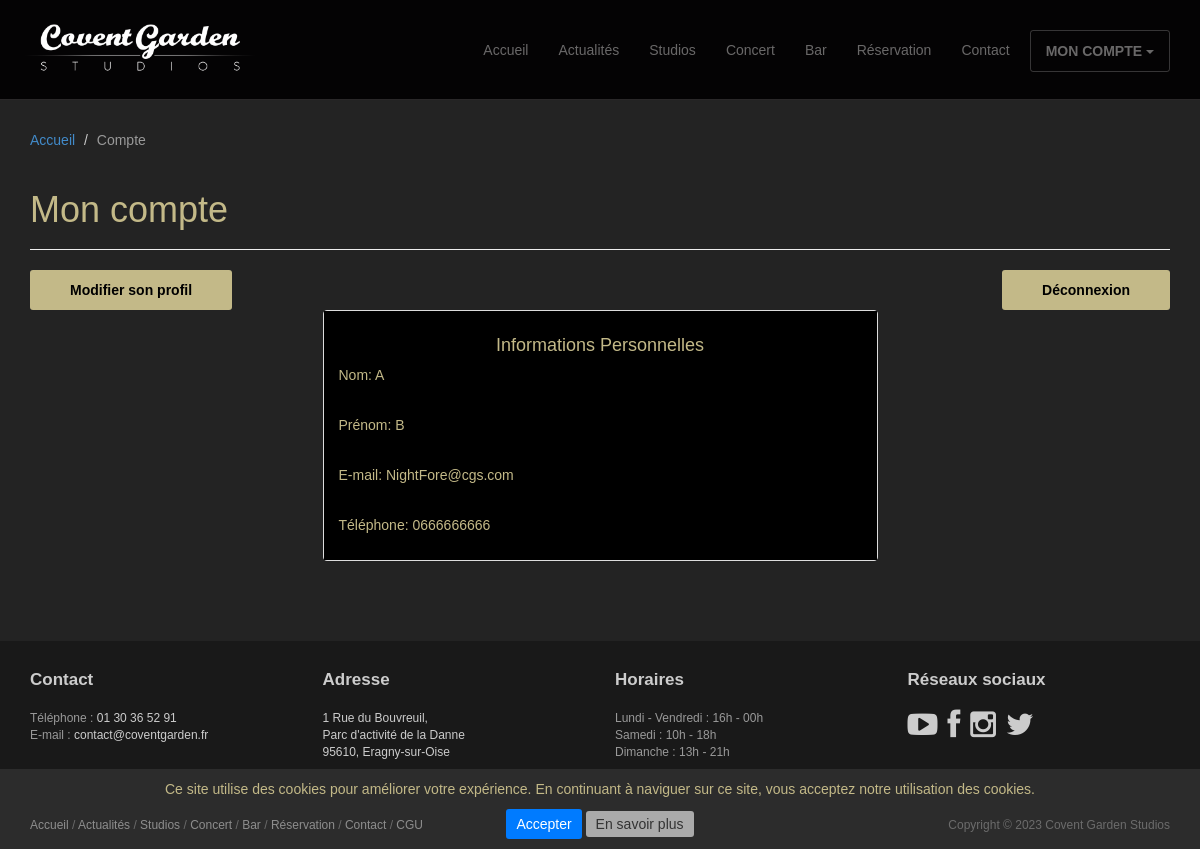
Before: /compte/ (signed in) with the older database file.
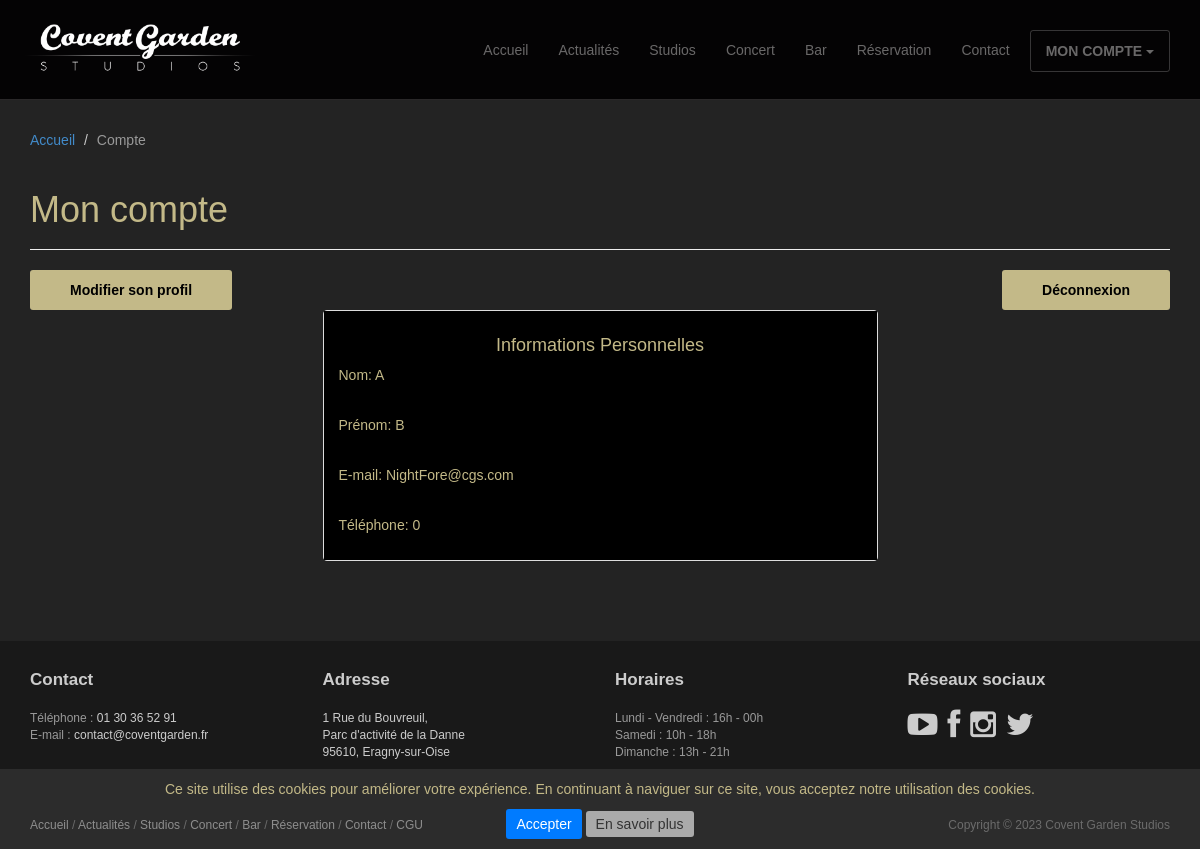
After: the same page with the newer database file.
### studios/models.py (models this page shows, shortened)
class CustomUser(AbstractUser):
    username = MODEL_USERNAME
    email = MODEL_EMAIL
    last_name = MODEL_LAST_NAME
    first_name = MODEL_FIRST_NAME
    phone = MODEL_PHONE
    password = MODEL_PASSWORD
    password_confirm = MODEL_PASSWORD_CONFIRM

### studios/views.py (the view)
# urls.py: path('compte/', views.ProfileDetailView.as_view(), name='profile_detail'),
class ProfileDetailView(LoginRequiredMixin, View):
    redirect_field_name = ''
    template_name = "profile/profile_detail.html"
    context = {
        "title": "Mon compte",
        "breadcrumb": [
            {"view": "home", "name": "Accueil"},
            {"view": None, "name": "Compte"}]
    }
    def get(self, request):
        return render(request, self.template_name, self.context)

### studios/templates/profile/profile_detail.html (shortened to what this page needs)
{% extends 'base/base.html' %}
{% load static %}
{% block header %}
<header id="head" class="secondary"></header>
{% endblock %}
{% block page_header %}
<header class="page-header">
	<h1 class="page-title">{{title}}</h1>
</header>
{% endblock %}
{% block content %}
<div class="row">
	<div class="col-lg-6 text-left">
		<form action="{% url 'profile_update' %}">
			<button class="btn btn-action">Modifier son profil</button>
		</form>
	</div>
	<div class="col-lg-6 text-right">
		<form action="{% url 'account_log_out' %}">
			<button class="btn btn-action">Déconnexion</button>
		</form>
	</div>
</div>
<div class="row">
	<div class="col-md-6 col-md-offset-3 col-sm-8 col-sm-offset-2">
		<div class="panel panel-default">
			<div class="panel-body">
				<h4 class="text-center"> Informations Personnelles</h4>
				<p>Nom: {{ user.last_name }}</p><br>
				<p>Prénom: {{ user.first_name }}</p><br>
				<p>E-mail: {{ user.email }}</p><br>
				<p>Téléphone: {{ user.phone }}</p>
			</div>
		</div>
	</div>
</div>
{% endblock %}

Changed rows visible on the page:
changed CustomUser "NightFore@cgs.com": phone "0666666666" → "0"
